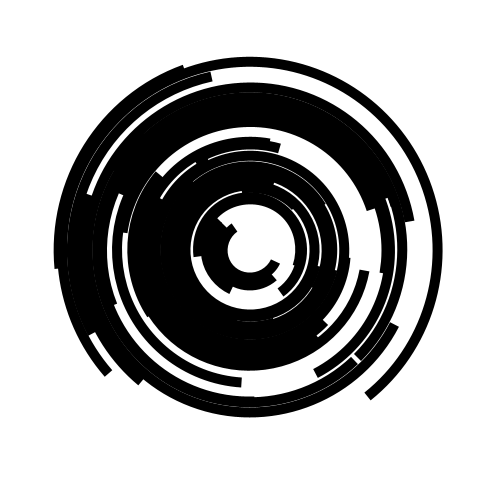
Frame 1 (no input)
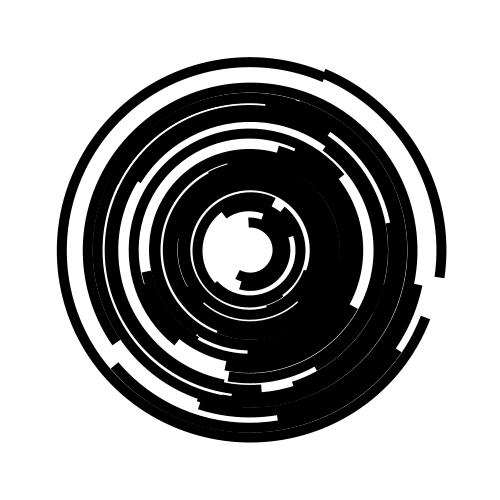
Frame 60 (the mouse pressed at the canvas centre just before this capture)
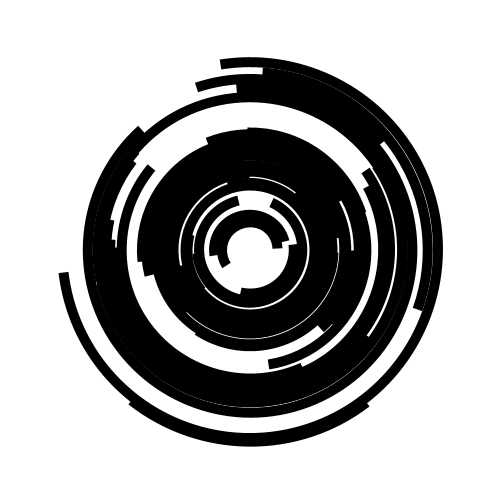
Frame 120 (the mouse held since frame 60 and released just before this capture)

The Processing sketch that drew these frames (run headless with seeded random() and noise(); from frame 60 on, the mouse is pressed at the canvas centre):

// Processing sketch: processing_101011
// ── processing_101011.pde

int arcNo = 40;
Circle[] circle = new Circle[arcNo];
void setup(){
  size (500,500);
  frameRate(60);
  noFill();
  stroke(0);
  strokeWeight(10);
  strokeCap(SQUARE);
  for (int x = 0; x < circle.length; x++){
    circle[x] = new Circle();
  }
}
void draw(){
  background(255);
  for (int x = 0; x < circle.length; x++){
    circle[x].display();
    if(x % 2 == 0){
      circle[x].movePos();
    }
    else{
      circle[x].moveNeg();
    }
  }
}
class Circle {
  //color strk;
  PVector range;
  float size;
  float centerX = width / 2;
  float centerY = height / 2;
  PVector addRange = new PVector(0, PI);
  PVector move = new PVector(PI / 90, PI / 90);
  Circle(){
    range = new PVector(random(0, 1.5 * PI), random (0, 1.5 * PI));
    range.add(addRange);
    size = 50 * random(1,8);
  }
  void display(){
      arc(centerX, centerY, size, size, range.x, range.y);
  }
  void movePos(){
    range.add(move);
  }
  void moveNeg(){
    range.sub(move);
  }
}
